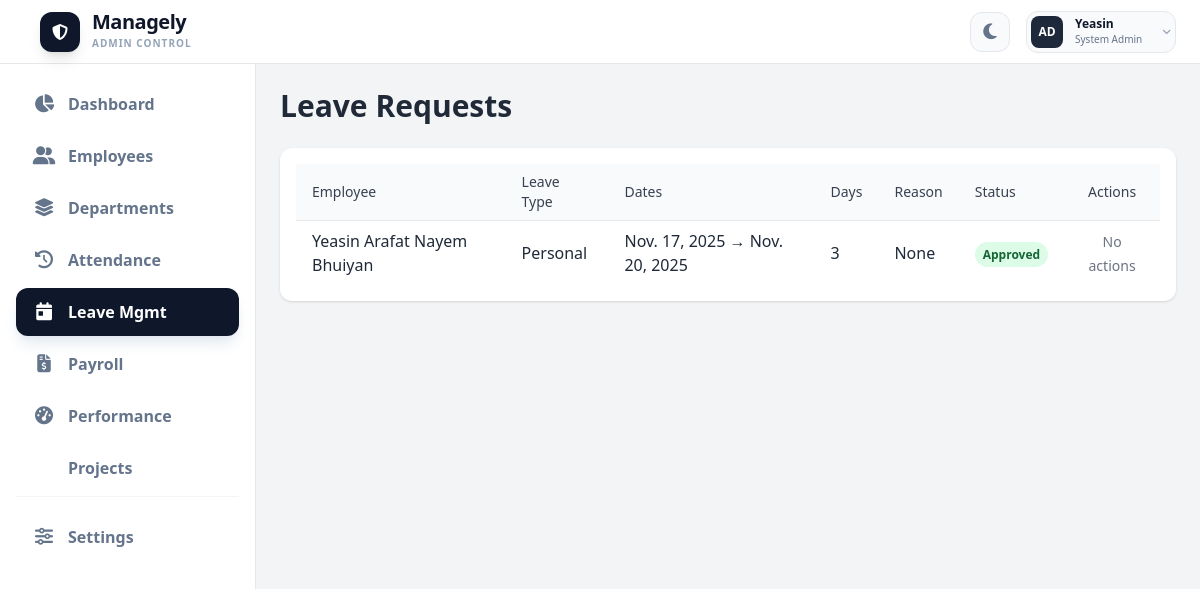
The page /adminportal/leaves/ (signed in) on the database as committed earlier.
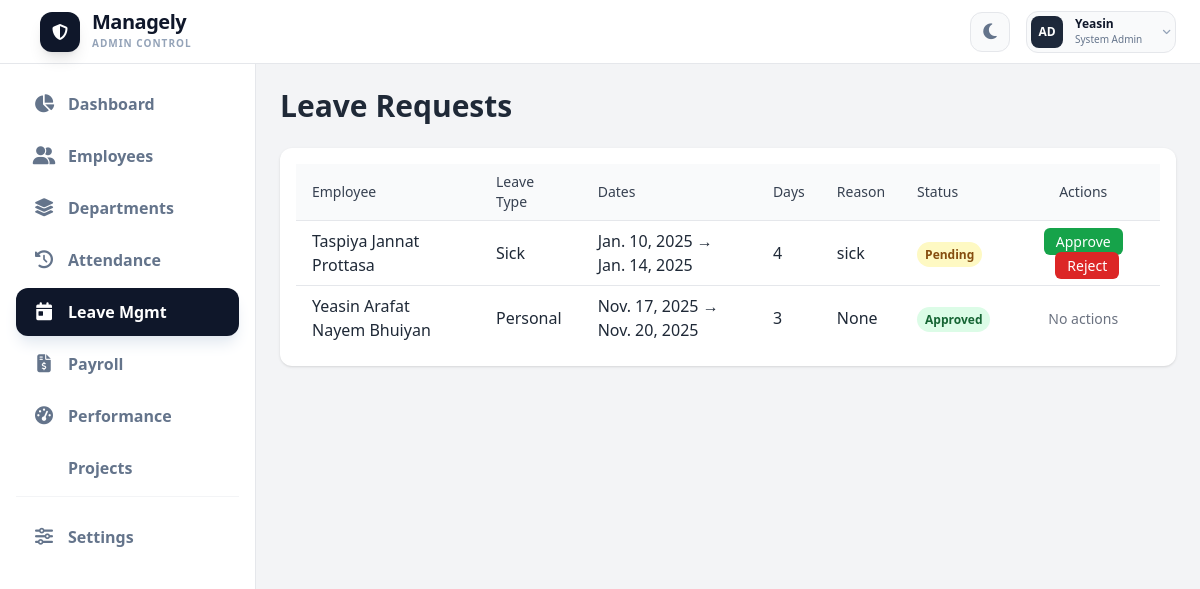
The same page on the database as committed later.
### employees/models.py (models this page shows, shortened)
class LeaveRequest(models.Model):
    LEAVE_CHOICES = [
        ("Annual", "Annual"),
        ("Sick", "Sick"),
        ("Personal", "Personal"),
        ("Maternity", "Maternity"),
        ("Emergency", "Emergency"),
    ]
    employee = models.ForeignKey(EmployeeProfile, on_delete=models.CASCADE)
    leave_type = models.CharField(max_length=20, choices=LEAVE_CHOICES)
    number_of_days = models.PositiveIntegerField()
    start_date = models.DateField()
    end_date = models.DateField()
    reason = models.TextField()
    status = models.CharField(max_length=20, default="Pending")
    created_at = models.DateTimeField(default=timezone.now)

### accounts/models.py (models this page shows, shortened)
class EmployeeProfile(models.Model):
    employee_id = models.CharField(max_length=20, unique=True, blank=True)
    full_name = models.CharField(max_length=100, blank=True, null=True)
    phone = models.CharField(max_length=15)
    department = models.ForeignKey(
        'adminpanel.Department',
        on_delete=models.SET_NULL,
        null=True,
        blank=True,
        related_name="employees"
    )
    designation = models.CharField(max_length=50, blank=True, null=True)
    role = models.CharField(max_length=50, blank=True, null=True)
    joining_date = models.DateField(blank=True, null=True)
    avatar = models.ImageField(upload_to='avatars/', blank=True, null=True)
    gender = models.CharField(max_length=10, choices=GENDER_CHOICES, blank=True, null=True)
    password = models.CharField(max_length=128)
    temp_password = models.CharField(max_length=20, blank=True)
    first_login = models.BooleanField(default=True)
    email = models.EmailField(blank=True, null=True)
    address = models.TextField(blank=True, null=True)
    emergency_name = models.CharField(max_length=100, blank=True, null=True)
    emergency_relation = models.CharField(max_length=50, blank=True, null=True)
    emergency_contact = models.CharField(max_length=20, blank=True, null=True)
    emergency_address = models.TextField(blank=True, null=True)
    is_active = models.BooleanField(default=True)

### adminpanel/views.py (the view)
# urls.py: path("leaves/", views.admin_leave_list, name="admin_leave_list"),
@login_required
def admin_leave_list(request):
    if not request.user.is_staff:
        messages.error(request, "You do not have permission to view this page.")
        return redirect("dashboard")  # or wherever you want
    leave_requests = LeaveRequest.objects.select_related("employee").order_by("-created_at")
    context = {
        "leave_requests": leave_requests,
    }
    return render(request, "admin_leave_list.html", context)

### accounts/context_processors.py (called while the page is built, shortened)
def global_employee(request):
    employee_id = request.session.get("employee_id")
    return {
        "global_profile": None
    }

### employees/context_processors.py (called while the page is built)
def notifications_processor(request):
    if request.user.is_authenticated:
        return base_notifications(request)
    return {"notifications": [], "unread_count": 0}

### employees/views.py (called while the page is built, shortened)
def base_notifications(request):
    employee_id = request.session.get("employee_id")
    notifications = []
    unread_count = 0
    return {
        "notifications": notifications,
        "unread_count": unread_count,
    }

### adminpanel/templates/admin_leave_list.html (shortened to what this page needs)
{% load static %}
<!DOCTYPE html>
<html lang="en" class="light">
<head>
  <link rel="stylesheet" href="{% static 'css/theme.css' %}">
  <script src="https://cdn.tailwindcss.com"></script>
</head>
<body class="bg-gray-100 dark:bg-gray-900 text-gray-800 dark:text-gray-100 transition-colors duration-300">
{% include 'adminsidetopbar.html' %}
<div class="ml-64 mt-16 p-6">
    <h2 class="text-3xl font-bold mb-6">Leave Requests</h2>
    <div class="overflow-x-auto bg-white dark:bg-gray-800 rounded-xl shadow p-4">
        <table class="min-w-full divide-y divide-gray-200 dark:divide-gray-700">
            <thead class="bg-gray-50 dark:bg-gray-700">
                <tr>
                    <th class="px-4 py-2 text-left text-sm font-medium text-gray-700 dark:text-gray-200">Employee</th>
                    <th class="px-4 py-2 text-left text-sm font-medium text-gray-700 dark:text-gray-200">Leave Type</th>
                    <th class="px-4 py-2 text-left text-sm font-medium text-gray-700 dark:text-gray-200">Dates</th>
                    <th class="px-4 py-2 text-left text-sm font-medium text-gray-700 dark:text-gray-200">Days</th>
                    <th class="px-4 py-2 text-left text-sm font-medium text-gray-700 dark:text-gray-200">Reason</th>
                    <th class="px-4 py-2 text-left text-sm font-medium text-gray-700 dark:text-gray-200">Status</th>
                    <th class="px-4 py-2 text-center text-sm font-medium text-gray-700 dark:text-gray-200">Actions</th>
                </tr>
            </thead>
            <tbody class="divide-y divide-gray-200 dark:divide-gray-700">
                {% for leave in leave_requests %}
                <tr class="hover:bg-gray-50 dark:hover:bg-gray-700 transition">
                    <td class="px-4 py-2">{{ leave.employee.full_name }}</td>
                    <td class="px-4 py-2">{{ leave.leave_type }}</td>
                    <td class="px-4 py-2">{{ leave.start_date }} → {{ leave.end_date }}</td>
                    <td class="px-4 py-2">{{ leave.number_of_days }}</td>
                    <td class="px-4 py-2">{{ leave.reason|truncatechars:50 }}</td>
                    <td class="px-4 py-2">
                        {% if leave.status == "Approved" %}
                            <span class="bg-green-100 text-green-800 px-2 py-1 rounded-full text-xs font-semibold">{{ leave.status }}</span>
                        {% elif leave.status == "Rejected" %}
                            <span class="bg-red-100 text-red-800 px-2 py-1 rounded-full text-xs font-semibold">{{ leave.status }}</span>
                        {% else %}
                            <span class="bg-yellow-100 text-yellow-800 px-2 py-1 rounded-full text-xs font-semibold">{{ leave.status }}</span>
                        {% endif %}
                    </td>
                    <td class="px-4 py-2 text-center space-x-2">
                        {% if leave.status == "Pending" %}
                        <a href="{% url 'admin_leave_update' leave.id 'approve' %}" class="bg-green-600 hover:bg-green-700 text-white px-3 py-1 rounded-md text-sm">Approve</a>
                        <a href="{% url 'admin_leave_update' leave.id 'reject' %}" class="bg-red-600 hover:bg-red-700 text-white px-3 py-1 rounded-md text-sm">Reject</a>
                        {% else %}
                        <span class="text-gray-500 text-sm">No actions</span>
                        {% endif %}
                    </td>
                </tr>
                {% empty %}
                <tr>
                    <td colspan="7" class="text-center py-4 text-gray-500 dark:text-gray-300">No leave requests found.</td>
                </tr>
                {% endfor %}
            </tbody>
        </table>
    </div>
</div>
</body>
</html>

Rows that differ between the two databases and show on the page:
added LeaveRequest: employee.full_name "Taspiya Jannat Prottasa", leave_type "Sick", start_date "Jan. 10, 2025", end_date "Jan. 14, 2025", number_of_days "4", reason "sick", status "Pending", shows "Approve"
